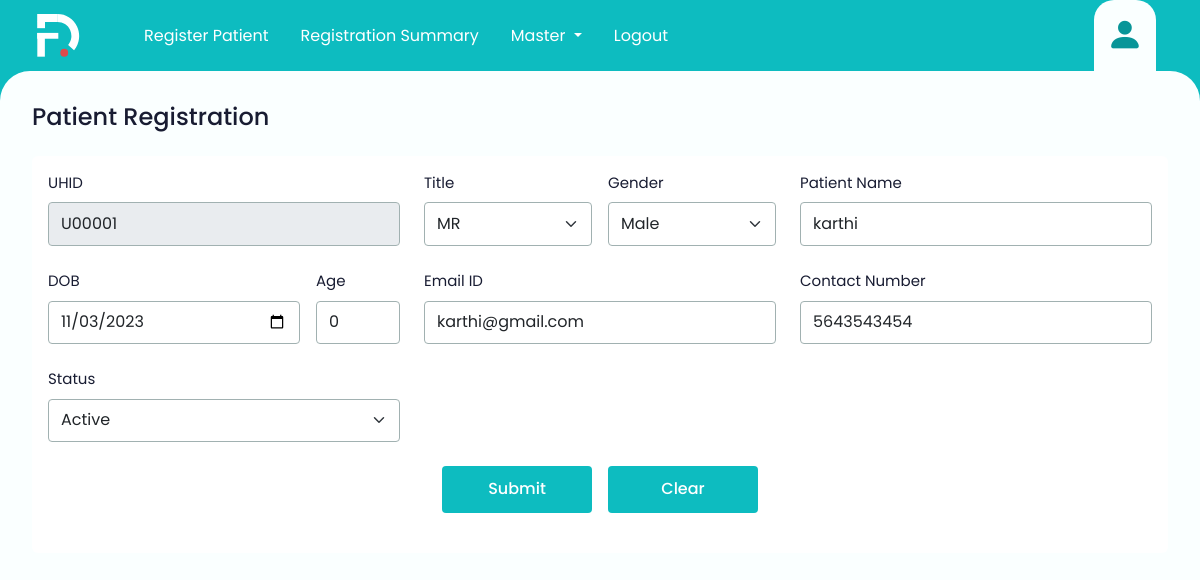
Page /editpatient/1 on the committed database.
### registrationsummary.py (models this page shows)
class Patient(db.Model):
    id = db.Column(db.Integer, primary_key=True)
    uhid = db.Column(db.String(50))
    title = db.Column(db.String(10))
    gender = db.Column(db.String(10))
    patient_name = db.Column(db.String(100))
    dob = db.Column(db.String(100))
    age = db.Column(db.Integer)
    email_id = db.Column(db.String(100))
    contact_number = db.Column(db.String(15))
    Address = db.Column(db.String(10))
    current_date = datetime.now().date()

### registrationsummary.py (the view, shortened to what this page needs)
@app.route('/editpatient/<int:patient_id>', methods=['GET', 'POST'])
def edit_patient(patient_id):
    patient = Patient.query.get_or_404(patient_id)
    return render_template('editpatient.html', patient=patient)

### templates/editpatient.html (shortened to what this page needs)
<!DOCTYPE html>
<html lang="en">
<head>
    <link  rel="stylesheet" href="{{url_for('static', filename='css/bootstrap.css') }}">
    <link  rel="stylesheet" href="{{url_for('static', filename='css/custom.css') }}">
    <link  rel="stylesheet" href="{{url_for('static', filename='css/web-icons.css') }}">
</head>
<body>
    <header>
        <div class="container-fluid px-lg-4">
            <div class="">
                <nav class="navbar navbar-expand-lg bg-body-tertiary py-0 main-menu-nav">
                    <div class="container-fluid">
                        <div class="pe-lg-5">
                            <img src="static/images/app-logo.svg" class="app-logo">
                        </div>
                      <div class="collapse navbar-collapse" id="navbarSupportedContent">
                        <ul class="navbar-nav me-auto mb-2 mb-lg-0">
                          <li class="nav-item">
                            <a class="nav-link" href="/register">Register Patient</a>
                          </li>
                          <li class="nav-item">
                            <a class="nav-link" href="/">Registration Summary</a>
                          </li>
                          <li class="nav-item dropdown">
                            <a class="nav-link dropdown-toggle" href="#" role="button" data-bs-toggle="dropdown" aria-expanded="false">
                            Master
                            </a>
                          </li>
                          <li class="nav-item">
                            <a class="nav-link" href="#">Logout</a>
                          </li>
                        </ul>
                      </div>
                      <div >
                        <ul class="nav menu-nav">
                            <li class="nav-item">
                                <a class="nav-link active" href="#">
                                    <i class="bi bi-person-fill"></i>
                                </a>
                            </li>
                        </ul>
                    </div>
                    </div>
                  </nav>
            </div>
        </div>
    </header>
    <main>
        <form method="POST">
        <div class="mb-4">
            <h5 class="page-heading">Patient Registration</h5>
        </div>
        <div class="auto-scroll">
            <div class="bg-white rounded-2 p-3 mb-4">
                <div class="row">
                    <div class="col-md-4">
                        <div class="form-group">
                            <label class="form-label">UHID</label>
                            <input type="text" class="form-control" name="uhid" value="{{ patient.uhid }}"  disabled>
                        </div>
                    </div>
                    <div class="col-md-4">
                        <div class="form-group d-flex gap-3">
                            <div class="w-50">
                                <label class="form-label">Title</label>
                                <select name="title" value="{{ patient.title }}" class="form-select">
                                    <option value="MR">MR</option>
                                </select>
                            </div>
                            <div class="w-50">
                                <label class="form-label">Gender</label>
                                <select name="gender" value="{{ patient.gender }}" class="form-select">
                                    <option value="male" selected>Male</option>
                                </select>
                            </div>
                        </div>
                    </div>
                    <div class="col-md-4">
                        <div class="form-group">
                            <label class="form-label">Patient Name</label>
                            <input type="text" name="patient_name" value="{{ patient.patient_name }}" class="form-control">
                        </div>
                    </div>
                    <div class="col-md-4">
                        <div class="form-group d-flex gap-3">
                            <div class="w-75">
                                <label class="form-label">DOB</label>
                                <input type="date" name ="dob" value="{{ patient.dob }}" class="form-control">
                            </div>
                            <div class="w-25">
                                <label class="form-label">Age</label>
                                <input type="text" name="age" value="{{ patient.age }}" class="form-control" required>
                            </div>
                        </div>
                    </div>
                    <div class="col-md-4">
                        <div class="form-group">
                            <label class="form-label">Email ID</label>
                            <input type="text"name="email_id" value="{{ patient.email_id }}" class="form-control">
                        </div>
                    </div>
                    <div class="col-md-4">
                        <div class="form-group">
                            <label class="form-label">Contact Number</label>
                            <input type="text" name="contact_number" value="{{ patient.contact_number }}" class="form-control">
                        </div>
                    </div>
                    <div class="col-md-4">
                        <div class="form-group">
                            <label class="form-label">Status</label>
                            <select name="status" value="{{ patient.status }}" class="form-select">
                                <option value="Active" selected>Active</option>
                            </select>
                        </div>
                    </div>
                </div>
                <div class="form-group d-flex gap-3 justify-content-center">
                    <button type="submit" class="theme-btn">Submit</button>
                    <button type="reset" class="theme-btn">Clear</button>
                </div>
            </div>
        </div>
    </form>
    </main>
</body>
</html>

### static/css/custom.css (style rules this page uses)
:root { --bs-theme-color: #0DBCC0; --bs-theme-color-100: #089598; --bs-bg-color: #FAFFFF; --bs-text-color-100:#181C32; --bs-text-color-200:#5E6278; --bs-text-color-300:#7E8299; --bs-text-color-400:#3F4254; --bs-theme-font-family: 'Poppins', sans-serif; --bs-body-font-size:15px; --bs-body-font-weight:400; --bs-red:#DD1143; --bs-red-light:#FFEFF3; --bs-red-light-100:#FFDDE6; --bs-green:#1CA153; --bs-green-light:#E7FCE9; --bs-green-light-100:#B9EBBE; --bs-textbox-border:#A1B1B1; --bs-focus-border:#3F4254; --bs-btn-radius:4px; --bs-syblue:#00A3FF; --bs-blue:#2c7be5; --bs-blue-light:#e6effc; --bs-blue-light-100:#d6e3f7; --bs-pink:#EC49A6; --bs-table-icon-bg:#E6F8F8; }
html { scrollbar-color: #C1C1C1 #ebebeb; scrollbar-width: thin; }
body { font-family: var(--bs-theme-font-family); color: var(--bs-text-color-100); font-size: var(--bs-body-font-size); background-color: var(--bs-theme-color); }
.app-logo { height: 44px; }
.main-menu-nav .navbar-nav .nav-link { color: #fff; font-size: 1rem; }
.menu-nav { padding-right: 0.5rem; }
.menu-nav .nav-link { padding: 0.5rem 0.8rem; font-weight: 600; }
.menu-nav .nav-link i { font-size: 2.3rem; color: var(--bs-theme-color-100); }
.menu-nav .nav-link.active { background-color: var(--bs-bg-color); padding: 0.5rem 0.8rem; border-top-left-radius: 20px; border-top-right-radius: 20px; }
main { background-color: var(--bs-bg-color); border-top-left-radius: 30px; border-top-right-radius: 30px; width: 100%; height: 100%; position: fixed; overflow: hidden; padding: 2rem 1rem 2rem 2rem; margin-right: 2rem; }
main .auto-scroll { overflow-x: hidden; overflow-y: auto; padding-right: 1rem; height: calc(100vh - 200px); }
main .page-heading { font-size: 1.5rem; font-weight: 500; color: var(--bs-text-color-100); }
main .form-group { margin-bottom: 1.5rem; }
main .form-control, main .form-select { padding: 0.55rem 0.75rem; border-radius: var(--bs-btn-radius); border-color: var(--bs-textbox-border); }
main .form-label { font-size: var(--bs-text-color-200); }
.theme-btn { background-color: var(--bs-theme-color); padding: 0.7rem 1rem; min-width: 150px; border: 0; font-size: 1rem; font-weight: 500; border-radius: var(--bs-btn-radius); display: flex; gap: 0.5rem; align-items: center; justify-content: center; }
.theme-btn, .theme-btn svg { color: #fff; }
@media (min-width: 992px) { .main-menu-nav .navbar-nav .nav-item { padding: 0 0.5rem; } }

### rows in the picture
Patient: uhid "U00001", title "MR", gender "Male", patient_name "karthi", dob "11/03/2023", age "0", email_id "karthi@gmail.com", contact_number "5643543454"
